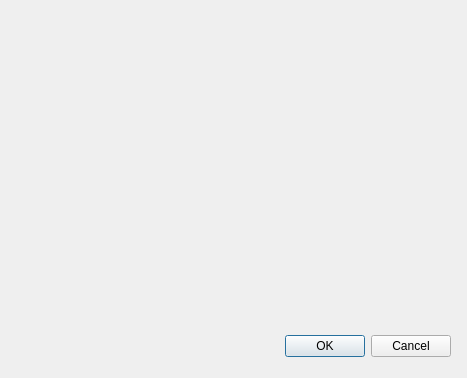
<?xml version="1.0" encoding="UTF-8"?>
<ui version="4.0">
 <class>Dialog</class>
 <widget class="QDialog" name="Dialog">
  <property name="geometry">
   <rect>
    <x>0</x>
    <y>0</y>
    <width>467</width>
    <height>378</height>
   </rect>
  </property>
  <property name="windowTitle">
   <string>Dialog</string>
  </property>
  <widget class="QDialogButtonBox" name="buttonBox">
   <property name="geometry">
    <rect>
     <x>110</x>
     <y>330</y>
     <width>341</width>
     <height>32</height>
    </rect>
   </property>
   <property name="orientation">
    <enum>Qt::Horizontal</enum>
   </property>
   <property name="standardButtons">
    <set>QDialogButtonBox::Cancel|QDialogButtonBox::Ok</set>
   </property>
  </widget>
 </widget>
 <resources/>
 <connections>
  <connection>
   <sender>buttonBox</sender>
   <signal>accepted()</signal>
   <receiver>Dialog</receiver>
   <slot>accept()</slot>
   <hints>
    <hint type="sourcelabel">
     <x>248</x>
     <y>254</y>
    </hint>
    <hint type="destinationlabel">
     <x>157</x>
     <y>274</y>
    </hint>
   </hints>
  </connection>
  <connection>
   <sender>buttonBox</sender>
   <signal>rejected()</signal>
   <receiver>Dialog</receiver>
   <slot>reject()</slot>
   <hints>
    <hint type="sourcelabel">
     <x>316</x>
     <y>260</y>
    </hint>
    <hint type="destinationlabel">
     <x>286</x>
     <y>274</y>
    </hint>
   </hints>
  </connection>
 </connections>
</ui>
